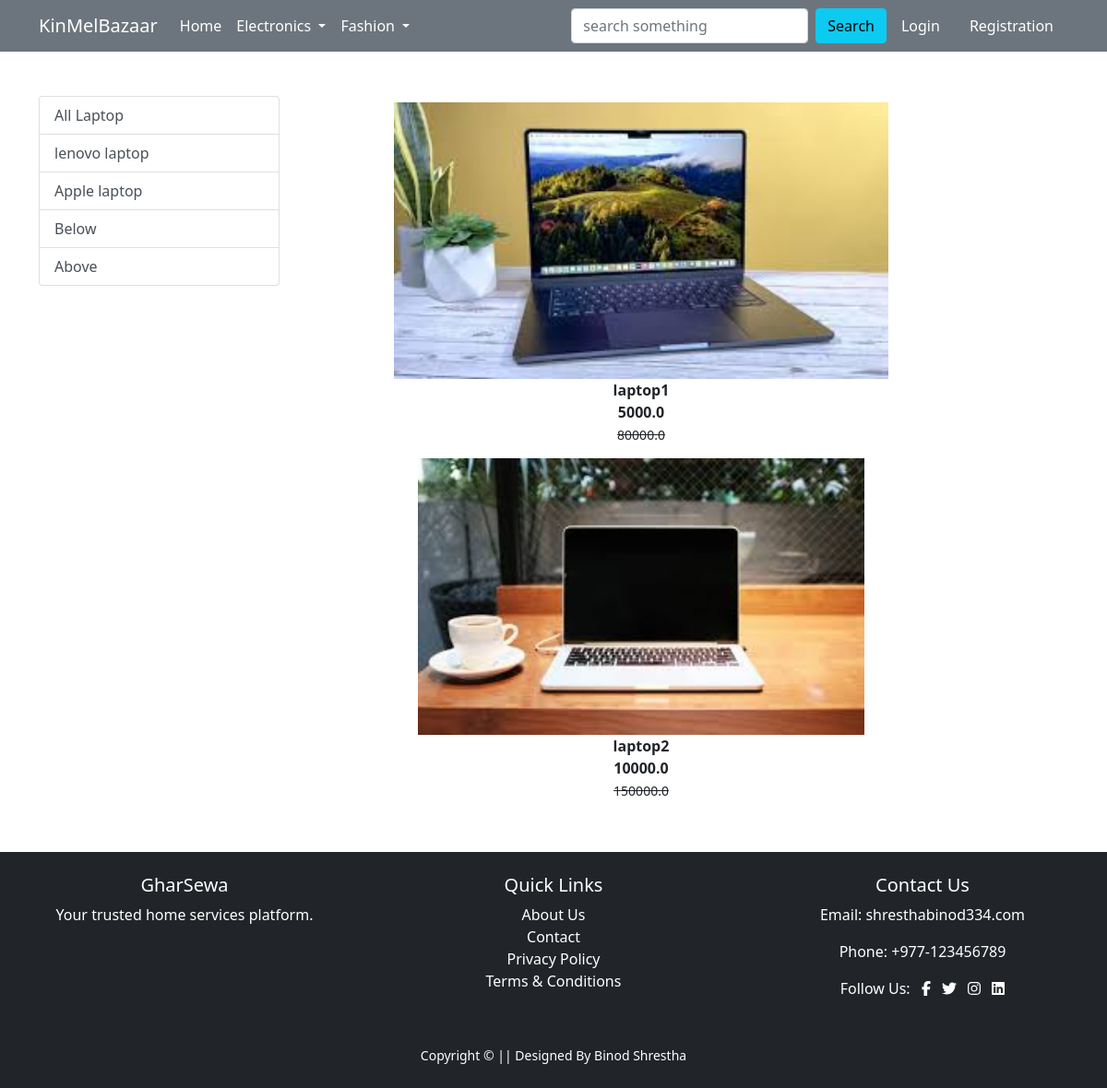
The app's page /laptop/ with its own data.
### app/models.py (models this page shows, shortened)
class Product(models.Model):
    title=models.CharField(max_length=200)
    selling_price=models.FloatField()
    discounted_price=models.FloatField()
    description=models.TextField()
    brand=models.CharField(max_length=200)
    category=models.CharField(choices=CATEGORY_CHOICES,max_length=5)
    product_image=models.ImageField(upload_to="productimage")

### app/views.py (the view)
# urls.py: path('laptop/',views.laptop,name='laptop'),
def laptop(request,data=None):
 if data==None:
  laptops=Product.objects.filter(category="LP")
 elif data=='Apple' or data=="lenovo":
  laptops=Product.objects.filter(category='LP').filter(brand=data)
 elif data=="below":
  laptops=Product.objects.filter(category="LP").filter(discounted_price__lt=8000)
 elif data=="above":
  laptops=Product.objects.filter(category="LP").filter(discounted_price__gt=8000)
 return render(request, 'app/laptop.html',{"laptops":laptops})

### app/templates/app/laptop.html (shortened to what this page needs)
{% extends 'app/base.html' %}
{% load static %}
{% block main-content %}
<div class="container my-5">
 <div class="row">
  <div class="col-sm-3">
   <div class="list-group">
    <a href="{% url 'laptop' %}" class="list-group-item list-group-item-action" aria-current="'true">All Laptop</a>
    <a href="{% url 'laptopdata' 'lenovo' %}" class="list-group-item list-group-item-action" aria-current="'true">lenovo laptop</a>
    <a href="{% url 'laptopdata' 'Apple' %} " class="list-group-item list-group-item-action" aria-current="'true">Apple laptop</a>
    <a href="{% url 'laptopdata' 'below' %}" class="list-group-item list-group-item-action" aria-current="'true">Below</a>
    <a href="{% url 'laptopdata' 'above' %} " class="list-group-item list-group-item-action" aria-current="'true">Above</a>
   </div>
  </div>
  <div class="col-sm-8">
  <div class="row">
    {% for product in laptops %}
    <a href="{% url 'product-detail' product.id %}" class="btn">
        <div class="item"><img src="{{product.product_image.url}}" alt="" height="300px">
            <div class="fw-bold">{{product.title}}</div>
            <div class="fw-bold">{{product.discounted_price}}</div>
            <small class="fw-light text-decoration-line-through">{{product.selling_price}}</small>
        </div>
    </a>
    {% endfor %}
  </div>
  </div>
 </div>
</div>
{% endblock main-content %}

### records on screen
Product: product_image (picture), title "laptop1", discounted_price "5000.0", selling_price "80000.0"
Product: product_image (picture), title "laptop2", discounted_price "10000.0", selling_price "150000.0"
